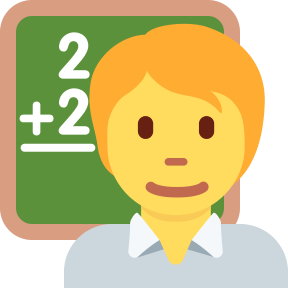
#> input picture figures/icons/teacher.png, 288 x 288 px
$ python draw_fig01_method_overview.py
#> lines starting #> are read from the running program, lines starting #| are printed output that depends on the picture
### figures/figure_palette.py
"""Shared semantic palette for Figures 1--3 and a vector snowflake."""
import math
INK = '#202A30'
EDGE = '#647781'
NEUTRAL = '#EEF1F3'
BACKGROUND = '#F7F8F9'
# Shared data colors match Fig. 2's targets, heads, and reference chunks.
# Peach denotes the shared student module and the composed pose adjustment; it is a
# semantic color, not an RGB mixture of the separately supervised outputs.
REFERENCE = '#7FAFDC'
REFERENCE_EDGE = '#38688B'
FORCE = '#FFD05A'
FORCE_EDGE = '#80601C'
FORCE_ACCENT = FORCE_EDGE
DELAY = '#BFA3E0'
DELAY_EDGE = '#66428D'
DELAY_ACCENT = DELAY_EDGE
STUDENT_FILL = '#F4AF83'
STUDENT_ACCENT = '#DF925E'
JOINT_CORRECTION = STUDENT_ACCENT
JOINT_CORRECTION_EDGE = '#9A6444'
COMMAND = '#85A771'
COMMAND_EDGE = '#4E8A45'


def snowflake_segments(cx, cy, radius, yscale=1):
    for i in range(6):
        angle = math.pi * i / 3
        ux, uy = math.cos(angle), math.sin(angle)
        yield [(cx,cy),(cx+radius*ux,cy+radius*uy*yscale)]
        for side in [-1,1]:
            yield [(cx+.58*radius*ux,cy+.58*radius*uy*yscale),
                   (cx+radius*(.8*ux-side*.19*uy),
                    cy+radius*(.8*uy+side*.19*ux)*yscale)]


def draw_tcp_gripper(ax, cx, cy, width, height, z=5):
    """Compact mechanical two-finger gripper, with no face-like details."""
    from matplotlib.patches import FancyBboxPatch, Polygon
    def point(u, v):
        return cx + u * width, cy + v * height
    def rounded(u, v, w, h, fill, edge='#3F5666', layer=0, radius=.04):
        x, y1 = point(u, v)
        _, y2 = point(u, v+h)
        ax.add_patch(FancyBboxPatch((x,min(y1,y2)),w*width,abs(y2-y1),
            boxstyle=f"round,pad=0,rounding_size={width*radius}",
            facecolor=fill,edgecolor=edge,linewidth=.8,zorder=z+layer))
    # Wrist coupling and a small rounded actuator body.
    rounded(-.14,.35,.28,.17,'#465D6C')
    rounded(-.34,.07,.68,.32,'#E8EFF3',layer=1,radius=.08)
    rounded(-.27,.12,.54,.07,'#7AA8C6',edge='none',layer=2,radius=.025)
    # Articulated fingers surround an open grasping space; dark pads face inward.
    for side in [-1,1]:
        outline=[(.22,.09),(.35,.08),(.44,-.09),(.33,-.43),(.17,-.43),(.17,-.29),(.25,-.29),(.30,-.10)]
        ax.add_patch(Polygon([point(side*u,v) for u,v in outline],closed=True,
            facecolor='#B7CDDC',edgecolor='#3F5666',linewidth=.85,
            joinstyle='round',zorder=z+2))
        pad=[(.17,-.28),(.25,-.28),(.25,-.44),(.17,-.44)]
        ax.add_patch(Polygon([point(side*u,v) for u,v in pad],closed=True,
            facecolor='#334C5C',edgecolor='none',zorder=z+3))


def draw_input_icon(ax, kind, cx, cy, width, height, z=5):
    """Small outline modality icons for the method diagram."""
    from matplotlib.patches import FancyBboxPatch, Polygon, Ellipse
    def pt(u,v):
        return cx+u*width,cy+v*height
    edge='#40515D'
    if kind == 'proprioception':
        start=len(ax.patches)
        draw_tcp_gripper(ax,cx,cy,width,height,z=z)
        for i,p in enumerate(list(ax.patches)[start:]):
            p.set_facecolor('#40515D' if i in [0,4,6] else '#FFFFFF')
        return
    if kind in ['instruction','context']:
        x,y=pt(-.40,-.20); _,y2=pt(0,.40)
        ax.add_patch(FancyBboxPatch((x,min(y,y2)),.8*width,abs(y2-y),
            boxstyle=f'round,pad=0,rounding_size={width*.10}',
            facecolor='white',edgecolor=edge,lw=1.15,zorder=z))
        ax.add_patch(Polygon([pt(-.23,-.18),pt(-.30,-.43),pt(.03,-.18)],
            closed=False,facecolor='white',edgecolor=edge,lw=1.15,zorder=z+1))
        for u in [-.20,0,.20]:
            ax.add_patch(Ellipse(pt(u,.10),width*.07,abs(height)*.07,
                facecolor=edge,edgecolor='none',zorder=z+2))
    elif kind == 'timing':
        ax.add_patch(Ellipse(pt(0,0),width*.85,abs(height)*.85,
            facecolor='white',edgecolor=edge,lw=1.2,zorder=z))
        ax.plot(*zip(pt(0,.28),pt(0,0),pt(.23,0)),color=edge,lw=1.2,zorder=z+1)
    elif kind == 'reference':
        for u in [-.43,-.12,.19]:
            x,y=pt(u,-.28); _,y2=pt(u,.28)
            ax.add_patch(FancyBboxPatch((x,min(y,y2)),width*.24,abs(y2-y),
                boxstyle=f'round,pad=0,rounding_size={width*.025}',
                facecolor='white',edgecolor=edge,lw=.9,zorder=z))

### figures/draw_fig01_method_overview.py
#!/usr/bin/env python3
"""Draw the Fig. 1 teaser in the visual language of the pi-series papers.

Populate COMPARISON_IMAGES with paths relative to this directory to replace
the two author-reserved rollout placeholders without changing the layout.
"""

from pathlib import Path

import matplotlib.pyplot as plt
from matplotlib.patches import Circle, FancyArrowPatch, FancyBboxPatch, Rectangle, PathPatch
from matplotlib.path import Path as MplPath
from PIL import Image, ImageOps
from figure_palette import (INK, EDGE, NEUTRAL, BACKGROUND, REFERENCE, REFERENCE_EDGE, FORCE,
                            FORCE_ACCENT, FORCE_EDGE, DELAY, DELAY_ACCENT,
                            DELAY_EDGE, JOINT_CORRECTION, JOINT_CORRECTION_EDGE,
                            STUDENT_FILL, COMMAND, COMMAND_EDGE, snowflake_segments, draw_input_icon)


ROOT = Path(__file__).resolve().parent
OUTPUT_PDF = ROOT / "fig01_method_overview.pdf"
OUTPUT_PNG = ROOT / "fig01_method_overview.png"
OUTPUT_SVG = ROOT / "fig01_method_overview.svg"

COMPARISON_IMAGES = [None, None]


SUBTLE = "#58616A"
HAIRLINE = "#66717A"
CREAM = "#F4EEDC"
CREAM_2 = "#FAF6EA"
POLICY_BLUE = "#BFD6DF"
PALE_BLUE = REFERENCE
ACTION_GREEN = COMMAND
FORCE_PALE = FORCE
DELAY_PALE = DELAY
ACCENT_RED = "#D94F43"
PLACEHOLDER = "#ECECE8"


plt.rcParams.update({
    "font.family": "Arial",
    "mathtext.fontset": "dejavusans",
    "svg.fonttype": "none",
    "axes.linewidth": 0.8,
})


def panel(ax, x, y, w, h, face="white", edge=INK, lw=0.8, radius=0.008,
          linestyle="-", z=2):
    p = FancyBboxPatch(
        (x, y), w, h,
        boxstyle=f"round,pad=0.004,rounding_size={radius}",
        facecolor=face, edgecolor=edge, linewidth=lw,
        linestyle=linestyle, zorder=z,
    )
    ax.add_patch(p)
    return p


def label(ax, x, y, text, size=9, weight="normal", color=INK,
          ha="center", va="center", z=5, linespacing=1.05):
    ax.text(x, y, text, fontsize=size, fontweight=weight, color=color,
            ha=ha, va=va, zorder=z, linespacing=linespacing)


def arrow(ax, start, end, color=INK, lw=0.9, dashed=False, scale=8,
          connection="arc3", z=3):
    ax.add_patch(FancyArrowPatch(
        start, end, arrowstyle="-|>", mutation_scale=scale,
        color=color, linewidth=lw, linestyle="--" if dashed else "-",
        connectionstyle=connection, shrinkA=0.5, shrinkB=0.5, zorder=z,
    ))


def robot_arm_icon(ax, x, y, scale=.00065):
    """Compact articulated arm with circular joints and a parallel gripper."""
    from matplotlib.patches import Ellipse, Polygon
    aspect = 8.5 / 3.9 * (.952 - .015)
    def point(px, py):
        return x + scale*px, y + scale*aspect*py
    def stroke(points, color, width, z=5):
        ax.plot(*zip(*(point(*p) for p in points)),color=color,lw=width,
                solid_capstyle="round",solid_joinstyle="round",zorder=z)
    # Stable pedestal and two shaped links.
    ax.add_patch(Polygon([point(*p) for p in [(60,8),(94,8),(83,32),(70,32)]],
                         closed=True,facecolor=INK,edgecolor=INK,lw=.5,zorder=4))
    for start,end in [((77,39),(53,73)),((53,73),(23,82))]:
        stroke([start,end],INK,6.0)
        stroke([start,end],"#DCE3E7",3.9,z=6)
    stroke([(23,82),(20,69)],INK,3.1,z=5)
    for px,py,radius in [(77,39,10),(53,73,9),(23,82,7)]:
        ax.add_patch(Ellipse(point(px,py),2*radius*scale,2*radius*scale*aspect,
                             facecolor="white",edgecolor=INK,lw=.85,zorder=7))
        ax.add_patch(Ellipse(point(px,py),radius*scale,radius*scale*aspect,
                             facecolor=INK,edgecolor="none",zorder=8))
    # Simple, open parallel fingers in the reference blue.
    stroke([(10,67),(29,67)],REFERENCE_EDGE,2.0,z=7)
    stroke([(10,67),(10,56),(14,52)],REFERENCE_EDGE,1.8,z=7)
    stroke([(29,67),(29,56),(25,52)],REFERENCE_EDGE,1.8,z=7)


# [72 lines left out: functions action_strip, token_strip, image_card, setup_card, smooth_sequence, not called in this run]


def main():
    fig, ax = plt.subplots(figsize=(8.5, 3.9))
    fig.subplots_adjust(left=0, right=1, top=1, bottom=0)
    ax.set(xlim=(0, 1), ylim=(.015, .952)); ax.axis("off")
    panel(ax,.012,.025,.642,.919,face="#F4F7F7",edge="#F4F7F7",lw=0,radius=.014,z=0)
    panel(ax,.67,.025,.318,.919,face=BACKGROUND,edge=BACKGROUND,lw=0,radius=.014,z=0)

    # Conceptual overview: preparation, paired predictions, and two distinct targets.
    panel(ax,.03,.54,.605,.395,face="white",edge="#8DAFC9",radius=.013)
    panel(ax,.036,.886,.593,.043,face="#C9DFF2",edge="none",lw=0,radius=.009)
    label(ax,.048,.908,"Teacher-defined correction targets",size=10.0,weight="bold",ha="left",color="#254C6E")
    # Aligned modality cards organize inputs without adding method details.
    for y,h in [(.817,.064),(.746,.064),(.675,.064),(.574,.094)]:
        panel(ax,.041,y,.168,h,face="#E8EFF5",edge="none",lw=0,radius=.009,z=3)
    # Emoji-like vector pictograms keep the PDF portable and sharp.
    # Images and instruction supply cached context; state is current.
    panel(ax,.245,.665,.17,.15,face="#D5E5F3",edge="#45677F",radius=.011)
    ax.imshow(Image.open(ROOT/"icons/teacher.png"),extent=[.263,.296,.691,.768],aspect="auto",zorder=5)
    label(ax,.353,.725,"Force-aware\nteacher",size=7.8,weight="bold")
    for pts in snowflake_segments(.302,.765,.006,8.5/3.66):
        ax.plot(*zip(*pts),color=EDGE,lw=.85,zorder=5)

    # A single aligned column for all teacher inputs.
    ax.imshow(Image.open(ROOT/"icons/camera.png"),extent=[.048,.075,.823,.882],aspect="auto",zorder=5)
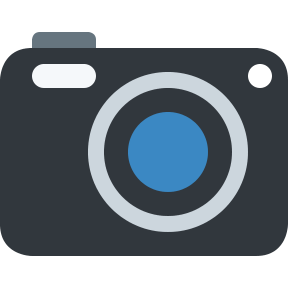
#> input picture figures/icons/camera.png, 288 x 288 px
    label(ax,.09,.852,"Images",size=7.3,ha="left")
    ax.imshow(Image.open(ROOT/"icons/instruction.png"),extent=[.049,.074,.754,.808],aspect="auto",zorder=5)
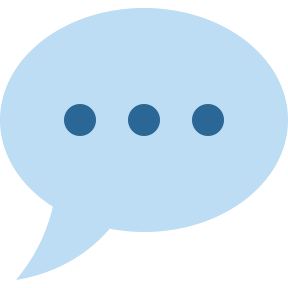
#> input picture figures/icons/instruction.png, 288 x 288 px
    label(ax,.09,.781,"Instruction",size=7.3,ha="left")
    draw_input_icon(ax,"proprioception",.062,.708,.034,.070)
    label(ax,.09,.708,"Proprioception",size=7.3,ha="left")
    history_asset = ROOT / "inputs/fig02_force_history.png"
    if history_asset.exists():
        ax.imshow(Image.open(history_asset),extent=[.046,.078,.604,.654],aspect="auto",zorder=5)
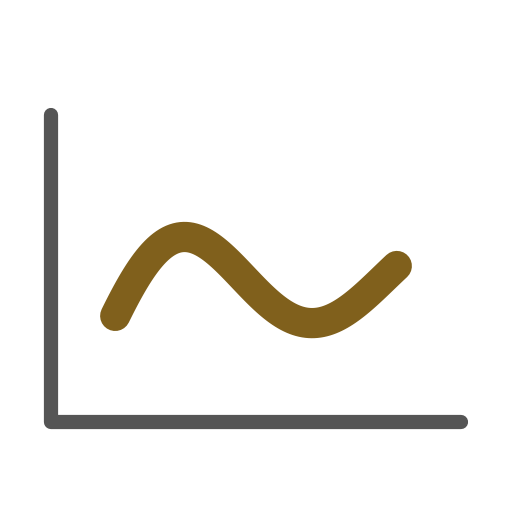
#> input picture figures/icons/fig02_force_history.png, 512 x 512 px, found by its file name
    else:
        # Same illustrative history curve as Fig. 2; replace both from the shared asset.
        import numpy as np
        t_history=np.linspace(0,1,120)
        history_y=.654-.050*(.68-.25*np.sin(2*np.pi*t_history)*np.exp(-.9*t_history)-.15*t_history)
        ax.plot([.046,.046,.078],[.652,.604,.604],color=HAIRLINE,lw=.7,zorder=5)
        ax.plot(.047+.030*t_history,history_y,color=FORCE_EDGE,lw=1.3,zorder=5)
    label(ax,.09,.628,"Force History",size=7.0,ha="left",color=FORCE_EDGE)
    for y, text, face, edge in [(.635,"ON",FORCE_PALE,FORCE_EDGE),
                                 (.585,"OFF",PALE_BLUE,REFERENCE_EDGE)]:
        panel(ax,.174,y,.033,.026,face=face,edge=edge,lw=.7,radius=.012,z=4)
        label(ax,.1905,y+.013,text,size=6.3,color=edge,weight="bold")
    ax.plot([.217,.224,.224,.217],[.874,.874,.583,.583],color=EDGE,lw=.8,zorder=3)
    arrow(ax,(.225,.735),(.241,.735),color=INK,scale=6)
    panel(ax,.46,.718,.155,.088,face=FORCE_PALE,edge=FORCE_ACCENT)
    label(ax,.559,.762,"Force target",size=7.7,weight="bold")
    # A round pushbutton on a low base, with downward contact from the gripper.
    from matplotlib.patches import Ellipse
    draw_input_icon(ax,"proprioception",.484,.785,.022,.034,z=5)
    arrow(ax,(.484,.768),(.484,.751),color=FORCE_EDGE,lw=1.05,scale=6,z=7)
    panel(ax,.471,.726,.026,.009,face="#D6DBDE",edge="#66757D",
          lw=.65,radius=.002,z=5)
    ax.add_patch(Rectangle((.476,.737),.016,.006,facecolor="#C89C31",
                          edgecolor=FORCE_EDGE,lw=.65,zorder=6))
    ax.add_patch(Ellipse((.484,.737),.016,.009,facecolor="#C89C31",
                        edgecolor=FORCE_EDGE,lw=.65,zorder=6))
    ax.add_patch(Ellipse((.484,.745),.020,.012,facecolor="#FFE19A",
                        edgecolor=FORCE_EDGE,lw=.8,zorder=7))
    panel(ax,.46,.588,.155,.106,face=DELAY_PALE,edge=DELAY_ACCENT)
    label(ax,.553,.641,"Delay target",size=7.7,weight="bold")
    # Stopwatch icon for the delay target.
    from matplotlib.patches import Ellipse
    ax.add_patch(Ellipse((.482,.636),.024,.024*8.5/3.9,facecolor="white",edgecolor=DELAY_EDGE,lw=.95,zorder=5))
    ax.plot([.482,.482],[.662,.671],color=DELAY_EDGE,lw=1.5,zorder=5)
    ax.plot([.478,.486],[.673,.673],color=DELAY_EDGE,lw=1.7,solid_capstyle="round",zorder=5)
    ax.plot([.491,.495],[.655,.664],color=DELAY_EDGE,lw=1.6,zorder=5)
    ax.plot([.482,.487],[.636,.650],color=DELAY_EDGE,lw=1,zorder=6)
    ax.plot(.482,.636,marker="o",markersize=1.6,color=DELAY_EDGE,zorder=6)
    arrow(ax,(.42,.762),(.455,.762),scale=8)
    arrow(ax,(.42,.675),(.455,.675),scale=7)

    panel(ax,.03,.09,.605,.425,face="white",edge="#8EACA6",radius=.013)
    panel(ax,.036,.460,.593,.047,face="#CFE4DC",edge="none",lw=0,radius=.009)
    label(ax,.045,.487,"Slow reference + fast correction",size=10.5,weight="bold",ha="left")
    # Current sensing and cached visual-language context have distinct sources.
    panel(ax,.225,.401,.175,.046,face="#EDF2F5",edge="#667D8D",radius=.007)
    label(ax,.3125,.433,"Force history +",size=7.0,weight="bold")
    label(ax,.3125,.412,"proprioception",size=7.0,weight="bold")
    arrow(ax,(.405,.424),(.435,.424),scale=7)
    panel(ax,.225,.343,.175,.043,face=PALE_BLUE,edge=REFERENCE_EDGE,radius=.007)
    label(ax,.3125,.3645,"Cached task context",size=7.1)
    arrow(ax,(.405,.3645),(.435,.3645),color=REFERENCE_EDGE,scale=7)
    panel(ax,.44,.357,.175,.09,face=STUDENT_FILL)
    ax.imshow(Image.open(ROOT/"icons/student.png"),extent=[.45,.475,.369,.427],aspect="auto",zorder=5)
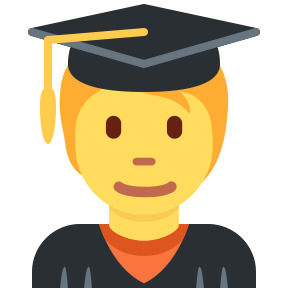
#> input picture figures/icons/student.png, 288 x 288 px
    label(ax,.549,.415,"Fast student",size=8.2,weight="bold")
    label(ax,.549,.379,"Correction policy",size=7.0,color=SUBTLE)
    # The slow worker uses the learned force-agnostic teacher mode.
    panel(ax,.048,.177,.15,.185,face="#D5E5F3",edge="#45677F",radius=.011)
    ax.imshow(Image.open(ROOT/"icons/teacher.png"),extent=[.058,.084,.287,.347],aspect="auto",zorder=5)
    for pts in snowflake_segments(.085,.343,.0045,8.5/3.66):
        ax.plot(*zip(*pts),color=EDGE,lw=.65,zorder=5)
    label(ax,.141,.327,"Slow teacher",size=7.6,weight="bold")
    for y, text, face, edge in [(.273,"ON","#F6F7F8","#BCC4C9"),
                                 (.232,"OFF",PALE_BLUE,REFERENCE_EDGE)]:
        panel(ax,.107,y,.068,.025,face=face,edge=edge,lw=.65,radius=.012)
        label(ax,.141,y+.0125,text,size=6.5,color=edge,weight="bold")
    label(ax,.123,.192,"Inference ~5 Hz",size=7.0,color=SUBTLE)
    # The slow teacher caches its visual-language context together with the reference.
    ax.plot([.202,.213,.213],[.327,.327,.3645],color=REFERENCE_EDGE,lw=1.1,zorder=3)
    arrow(ax,(.213,.3645),(.220,.3645),color=REFERENCE_EDGE,lw=1.1,scale=6)
    # A larger spatial sketch emphasizes the composition of the separately predicted force and delay corrections.
    panel(ax,.225,.12,.325,.205,face="#FBFDFC",edge="#91A7AF",lw=.85,radius=.011)
    arrow(ax,(.202,.222),(.220,.222),color=REFERENCE_EDGE,lw=1.1,scale=7)
    arrow(ax,(.49,.353),(.49,.330),color=JOINT_CORRECTION_EDGE,lw=1.1,scale=7)
    import numpy as np
    def trajectory_points(u):
        # A spatial sketch of paired reference and corrected poses. The two
        # endpoints coincide, while local corrections change direction along
        # the path. These are illustrative curves, not measured trajectories.
        x = .246 + .282*u
        envelope = np.sin(np.pi*u)**2
        ref_y = .231 + .005*u + .054*np.sin(2*np.pi*u)
        corrected_x = x + .006*envelope
        corrected_y = .231 + .005*u + .021*np.sin(2*np.pi*u) + .004*envelope
        return x,ref_y,corrected_x,corrected_y

    u = np.linspace(0,1,240)
    ref_x,ref_y,adjusted_x,adjusted_y = trajectory_points(u)
    ax.plot(ref_x,ref_y,color=REFERENCE_EDGE,lw=1.25,
            linestyle=(0,(1.4,1.7)),zorder=4)
    ax.plot(adjusted_x,adjusted_y,color=COMMAND_EDGE,lw=1.65,zorder=5)
    # One arrow color denotes the sum of the separately predicted force and delay corrections;
    # the arrows point from each reference pose to its adjusted counterpart.
    for position in [.15,.25,.35,.64,.75,.86]:
        rx,ry,cx,cy = trajectory_points(position)
        arrow(ax,(rx,ry),(cx,cy),color=JOINT_CORRECTION_EDGE,lw=.95,scale=5.2,z=6)
    # Read left to right: stored reference, predicted pose corrections, adjusted trajectory.
    ax.plot([.240,.255],[.143,.143],color=REFERENCE_EDGE,lw=1.2,linestyle=(0,(1.4,1.7)),zorder=5)
    label(ax,.259,.143,r"$A^{\mathrm{ref}}$",size=7.2,ha="left",color=REFERENCE_EDGE)
    arrow(ax,(.318,.133),(.318,.154),color=JOINT_CORRECTION_EDGE,lw=1,scale=5)
    label(ax,.329,.143,"Force + delay",size=6.6,ha="left",color=JOINT_CORRECTION_EDGE)
    ax.plot([.422,.437],[.143,.143],color=COMMAND_EDGE,lw=1.6,zorder=5)
    label(ax,.441,.143,"Adjusted trajectory",size=6.3,ha="left",color=COMMAND_EDGE)
    arrow(ax,(.554,.222),(.574,.222),color=INK,lw=1.1,scale=7)
    # Robot output with command transmission rate.
    robot_arm_icon(ax,.574,.159)
    label(ax,.604,.145,"100 Hz",size=7.4,weight="bold")

    # Both target branches feed the same distillation link to the student.
    ax.plot([.619,.632],[.762,.762],color=FORCE_ACCENT,lw=1.4,zorder=6)
    ax.plot([.619,.632],[.641,.641],color=DELAY_ACCENT,lw=1.4,zorder=6)
    ax.plot([.632,.632,.535],[.762,.565,.565],color=JOINT_CORRECTION_EDGE,
            lw=1.15,linestyle=(0,(3,2)),zorder=6)
    # Highlight correction distillation as the learning step between targets and student.
    arrow(ax,(.535,.561),(.535,.549),color="#80304F",lw=1.3,scale=7,z=8)
    panel(ax,.376,.477,.240,.065,face="#A83F68",edge="#80304F",lw=1.2,radius=.009,z=7)
    # A small glowing lightbulb emphasizes learning without adding method content.
    ax.add_patch(Ellipse((.397,.511),.032,.064,facecolor="#D883A2",
                        edgecolor="none",alpha=.65,zorder=8))
    ax.add_patch(Ellipse((.397,.516),.013,.027,facecolor="#FFFFFF",
                        edgecolor="#FFFFFF",lw=.9,zorder=9))
    ax.plot([.394,.394,.400,.400],[.506,.498,.498,.506],color="#FFFFFF",lw=.9,zorder=9)
    ax.plot([.394,.400],[.494,.494],color="#FFFFFF",lw=1.1,zorder=9)
    for dx,dy,ex,ey in [(-.009,0,-.013,0),(.009,0,.013,0),
                         (0,.018,0,.025),(-.007,.014,-.010,.020),(.007,.014,.010,.020)]:
        ax.plot([.397+dx,.397+ex],[.516+dy,.516+ey],color="#FFE2EB",lw=.7,zorder=9)
    label(ax,.513,.510,"Correction distillation",size=8.2,weight="bold",
          color="#FFFFFF",z=10)
    arrow(ax,(.535,.472),(.535,.453),color="#80304F",lw=1.5,scale=8,z=8)

    for y,title,color,path in [(.535,"ForceVLA failure",ACCENT_RED,COMPARISON_IMAGES[0]),(.09,"ForceDelta-VLA success","#4E8A45",COMPARISON_IMAGES[1])]:
        panel(ax,.685,y,.288,.40,face="white",edge=color,lw=1.1,radius=.009)
        if path:
            source=Image.open(ROOT/path).convert("RGB")
            fitted=ImageOps.fit(source,(720,420),method=Image.Resampling.LANCZOS)
            ax.imshow(fitted,extent=[.698,.96,y+.045,y+.375],aspect="auto",zorder=3)
        else:
            ax.add_patch(Rectangle((.698,y+.045),.262,.33,facecolor=PLACEHOLDER,edgecolor="#B8B8B0",linewidth=.7,linestyle=(0,(3,2)),zorder=3))
            label(ax,.829,y+.21,"same task and initial condition",size=7.2,color="#888884")
        label(ax,.829,y+.022,title,size=9.2,weight="bold",color=color)
    for out in (OUTPUT_PDF,OUTPUT_PNG,OUTPUT_SVG):
        fig.savefig(out,dpi=240,bbox_inches="tight",pad_inches=0,facecolor="white")
#> this loop made 3 passes
#> pass 1, in main, `fig.savefig(out,dpi=240,bbox_inches="tight",pad_inches=0,facecolor="wh..`:
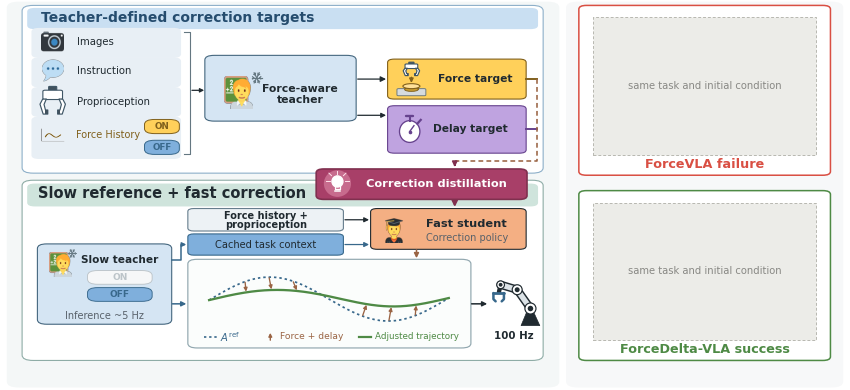
#> figure drawn by matplotlib, 1 panel
#> (the run stopped early here; a loop or call above may not have finished)
